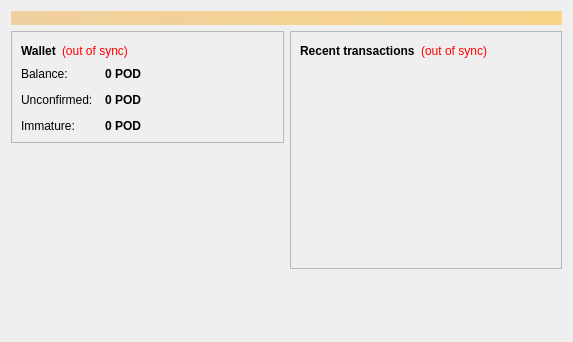
<?xml version="1.0" encoding="UTF-8"?>
<ui version="4.0">
 <class>OverviewPage</class>
 <widget class="QWidget" name="OverviewPage">
  <property name="geometry">
   <rect>
    <x>0</x>
    <y>0</y>
    <width>573</width>
    <height>342</height>
   </rect>
  </property>
  <property name="windowTitle">
   <string>Form</string>
  </property>
  <layout class="QVBoxLayout" name="topLayout">
   <item>
    <widget class="QLabel" name="labelAlerts">
     <property name="visible">
      <bool>false</bool>
     </property>
     <property name="styleSheet">
      <string notr="true">background-color: qlineargradient(x1: 0, y1: 0, x2: 1, y2: 0, stop:0 #F0D0A0, stop:1 #F8D488); color:#000000;</string>
     </property>
     <property name="wordWrap">
      <bool>true</bool>
     </property>
     <property name="margin">
      <number>3</number>
     </property>
    </widget>
   </item>
   <item>
    <layout class="QHBoxLayout" name="horizontalLayout" stretch="1,1">
     <item>
      <layout class="QVBoxLayout" name="verticalLayout_2">
       <item>
        <widget class="QFrame" name="frame">
         <property name="frameShape">
          <enum>QFrame::StyledPanel</enum>
         </property>
         <property name="frameShadow">
          <enum>QFrame::Raised</enum>
         </property>
         <layout class="QVBoxLayout" name="verticalLayout_4">
          <item>
           <layout class="QHBoxLayout" name="horizontalLayout_4">
            <item>
             <widget class="QLabel" name="label_5">
              <property name="font">
               <font>
                <weight>75</weight>
                <bold>true</bold>
               </font>
              </property>
              <property name="text">
               <string>Wallet</string>
              </property>
             </widget>
            </item>
            <item>
             <widget class="QLabel" name="labelWalletStatus">
              <property name="toolTip">
               <string>The displayed information may be out of date. Your wallet automatically synchronizes with the PODCOIN network after a connection is established, but this process has not completed yet.</string>
              </property>
              <property name="styleSheet">
               <string notr="true">QLabel { color: red; }</string>
              </property>
              <property name="text">
               <string notr="true">(out of sync)</string>
              </property>
              <property name="alignment">
               <set>Qt::AlignLeading|Qt::AlignLeft|Qt::AlignVCenter</set>
              </property>
             </widget>
            </item>
            <item>
             <spacer name="horizontalSpacer_2">
              <property name="orientation">
               <enum>Qt::Horizontal</enum>
              </property>
              <property name="sizeHint" stdset="0">
               <size>
                <width>40</width>
                <height>20</height>
               </size>
              </property>
             </spacer>
            </item>
           </layout>
          </item>
          <item>
           <layout class="QFormLayout" name="formLayout_2">
            <property name="fieldGrowthPolicy">
             <enum>QFormLayout::AllNonFixedFieldsGrow</enum>
            </property>
            <property name="horizontalSpacing">
             <number>12</number>
            </property>
            <property name="verticalSpacing">
             <number>12</number>
            </property>
            <item row="0" column="0">
             <widget class="QLabel" name="label">
              <property name="text">
               <string>Balance:</string>
              </property>
             </widget>
            </item>
            <item row="0" column="1">
             <widget class="QLabel" name="labelBalance">
              <property name="font">
               <font>
                <weight>75</weight>
                <bold>true</bold>
               </font>
              </property>
              <property name="cursor">
               <cursorShape>IBeamCursor</cursorShape>
              </property>
              <property name="toolTip">
               <string>Your current balance</string>
              </property>
              <property name="text">
               <string notr="true">0 POD</string>
              </property>
              <property name="textInteractionFlags">
               <set>Qt::LinksAccessibleByMouse|Qt::TextSelectableByKeyboard|Qt::TextSelectableByMouse</set>
              </property>
             </widget>
            </item>
            <item row="1" column="0">
             <widget class="QLabel" name="label_3">
              <property name="text">
               <string>Unconfirmed:</string>
              </property>
             </widget>
            </item>
            <item row="1" column="1">
             <widget class="QLabel" name="labelUnconfirmed">
              <property name="font">
               <font>
                <weight>75</weight>
                <bold>true</bold>
               </font>
              </property>
              <property name="cursor">
               <cursorShape>IBeamCursor</cursorShape>
              </property>
              <property name="toolTip">
               <string>Total of transactions that have yet to be confirmed, and do not yet count toward the current balance</string>
              </property>
              <property name="text">
               <string notr="true">0 POD</string>
              </property>
              <property name="textInteractionFlags">
               <set>Qt::LinksAccessibleByMouse|Qt::TextSelectableByKeyboard|Qt::TextSelectableByMouse</set>
              </property>
             </widget>
            </item>
            <item row="2" column="0">
             <widget class="QLabel" name="labelImmatureText">
              <property name="text">
               <string>Immature:</string>
              </property>
             </widget>
            </item>
            <item row="2" column="1">
             <widget class="QLabel" name="labelImmature">
              <property name="font">
               <font>
                <weight>75</weight>
                <bold>true</bold>
               </font>
              </property>
              <property name="toolTip">
               <string>Mined balance that has not yet matured</string>
              </property>
              <property name="text">
               <string notr="true">0 POD</string>
              </property>
              <property name="textInteractionFlags">
               <set>Qt::LinksAccessibleByMouse|Qt::TextSelectableByKeyboard|Qt::TextSelectableByMouse</set>
              </property>
             </widget>
            </item>
           </layout>
          </item>
         </layout>
        </widget>
       </item>
       <item>
        <spacer name="verticalSpacer">
         <property name="orientation">
          <enum>Qt::Vertical</enum>
         </property>
         <property name="sizeHint" stdset="0">
          <size>
           <width>20</width>
           <height>40</height>
          </size>
         </property>
        </spacer>
       </item>
      <item>
         <widget class="QLabel" name="coinimage">
          <property name="text">
           <string/>
          </property>
          <property name="pixmap">
           <pixmap resource="../bitcoin.qrc">:/icons/bitcoin</pixmap>
          </property>
          <property name="scaledContents">
           <bool>false</bool>
          </property>
          <property name="alignment">
           <set>Qt::AlignCenter</set>
          </property>
          <property name="margin">
           <number>-2</number>
          </property>
         </widget>
        </item>
      </layout>
     </item>
     <item>
      <layout class="QVBoxLayout" name="verticalLayout_3">
       <item>
        <widget class="QFrame" name="frame_2">
         <property name="frameShape">
          <enum>QFrame::StyledPanel</enum>
         </property>
         <property name="frameShadow">
          <enum>QFrame::Raised</enum>
         </property>
         <layout class="QVBoxLayout" name="verticalLayout">
          <item>
           <layout class="QHBoxLayout" name="horizontalLayout_2">
            <item>
             <widget class="QLabel" name="label_4">
              <property name="text">
               <string>&lt;b&gt;Recent transactions&lt;/b&gt;</string>
              </property>
             </widget>
            </item>
            <item>
             <widget class="QLabel" name="labelTransactionsStatus">
              <property name="toolTip">
               <string>The displayed information may be out of date. Your wallet automatically synchronizes with the PODCOIN network after a connection is established, but this process has not completed yet.</string>
              </property>
              <property name="styleSheet">
               <string notr="true">QLabel { color: red; }</string>
              </property>
              <property name="text">
               <string notr="true">(out of sync)</string>
              </property>
              <property name="alignment">
               <set>Qt::AlignRight|Qt::AlignTrailing|Qt::AlignVCenter</set>
              </property>
             </widget>
            </item>
            <item>
             <spacer name="horizontalSpacer">
              <property name="orientation">
               <enum>Qt::Horizontal</enum>
              </property>
              <property name="sizeHint" stdset="0">
               <size>
                <width>40</width>
                <height>20</height>
               </size>
              </property>
             </spacer>
            </item>
           </layout>
          </item>
          <item>
           <widget class="QListView" name="listTransactions">
            <property name="styleSheet">
             <string notr="true">QListView { background: transparent; }</string>
            </property>
            <property name="frameShape">
             <enum>QFrame::NoFrame</enum>
            </property>
            <property name="verticalScrollBarPolicy">
             <enum>Qt::ScrollBarAlwaysOff</enum>
            </property>
            <property name="horizontalScrollBarPolicy">
             <enum>Qt::ScrollBarAlwaysOff</enum>
            </property>
            <property name="selectionMode">
             <enum>QAbstractItemView::NoSelection</enum>
            </property>
           </widget>
          </item>
         </layout>
        </widget>
       </item>
       <item>
        <spacer name="verticalSpacer_2">
         <property name="orientation">
          <enum>Qt::Vertical</enum>
         </property>
         <property name="sizeHint" stdset="0">
          <size>
           <width>20</width>
           <height>40</height>
          </size>
         </property>
        </spacer>
       </item>
      </layout>
     </item>
    </layout>
   </item>
  </layout>
 </widget>
 <resources/>
 <connections/>
</ui>
